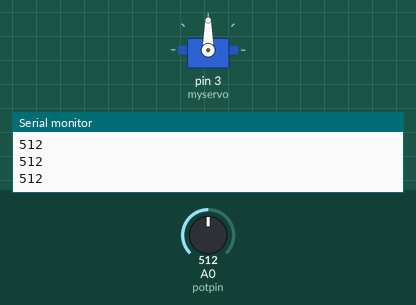
A sketch run on a simulated Arduino Uno, built with avr-gcc and run on an emulated ATmega328P. Shown: servo, the last lines printed to the serial monitor. The inputs (shaded band) are chosen by the test bench; at power-on: A0 (potpin) = 512.

Above: at 1.2 s.
1.3 s: A0 (potpin) set to 716
At 2.1 s:
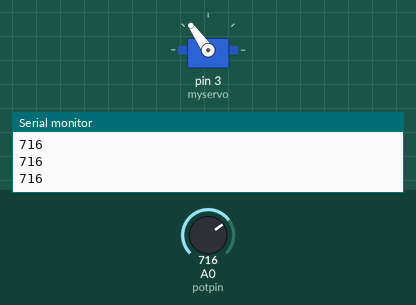
2.8 s: A0 (potpin) set to 900
At 4.0 s:
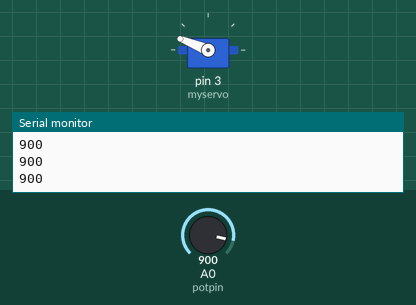
4.3 s: A0 (potpin) set to 1023
At 5.5 s:
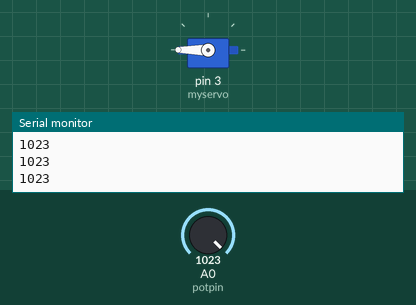
5.8 s: A0 (potpin) set to 306
At 6.8 s:
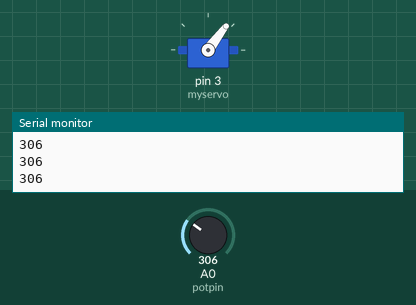
7.3 s: A0 (potpin) set to 122
At 7.8 s:
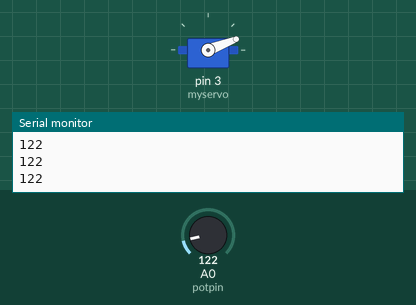
8.8 s: A0 (potpin) set to 0
At 9.2 s:
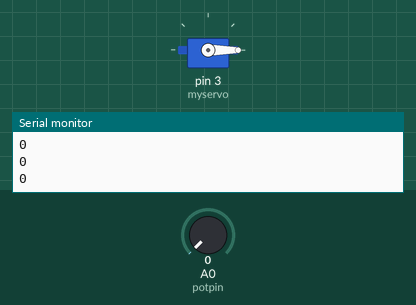
Timing chart, 0 to 11.3 s (numbered marks = the images above; inputs shaded):
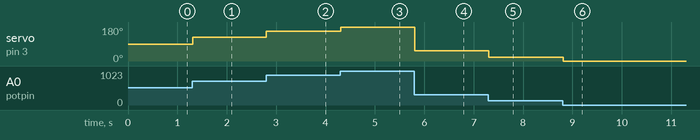

Measured:
- after the input at 1.3 s, servo on pin 3 (myservo): 90° → 125° at once
- after the input at 2.8 s, servo on pin 3 (myservo): 125° → 158° at once
- after the input at 4.3 s, servo on pin 3 (myservo): 158° → 180° at once
- after the input at 5.8 s, servo on pin 3 (myservo): 180° → 53° at once
- after the input at 7.3 s, servo on pin 3 (myservo): 53° → 21° at once
- after the input at 8.8 s, servo on pin 3 (myservo): 21° → 0° at once

The sketch:

servo.ino
```cpp
#include <Servo.h>

Servo myservo;
int potpin = 0;//A0
int val;

void setup() {
  myservo.attach(3);
  Serial.begin(9600);
}

void loop() {
  val = analogRead(potpin);
  Serial.println(val);
  val = map(val, 0, 1023, 0 , 180);
  myservo.write(val);
  delay(15);
}
```
